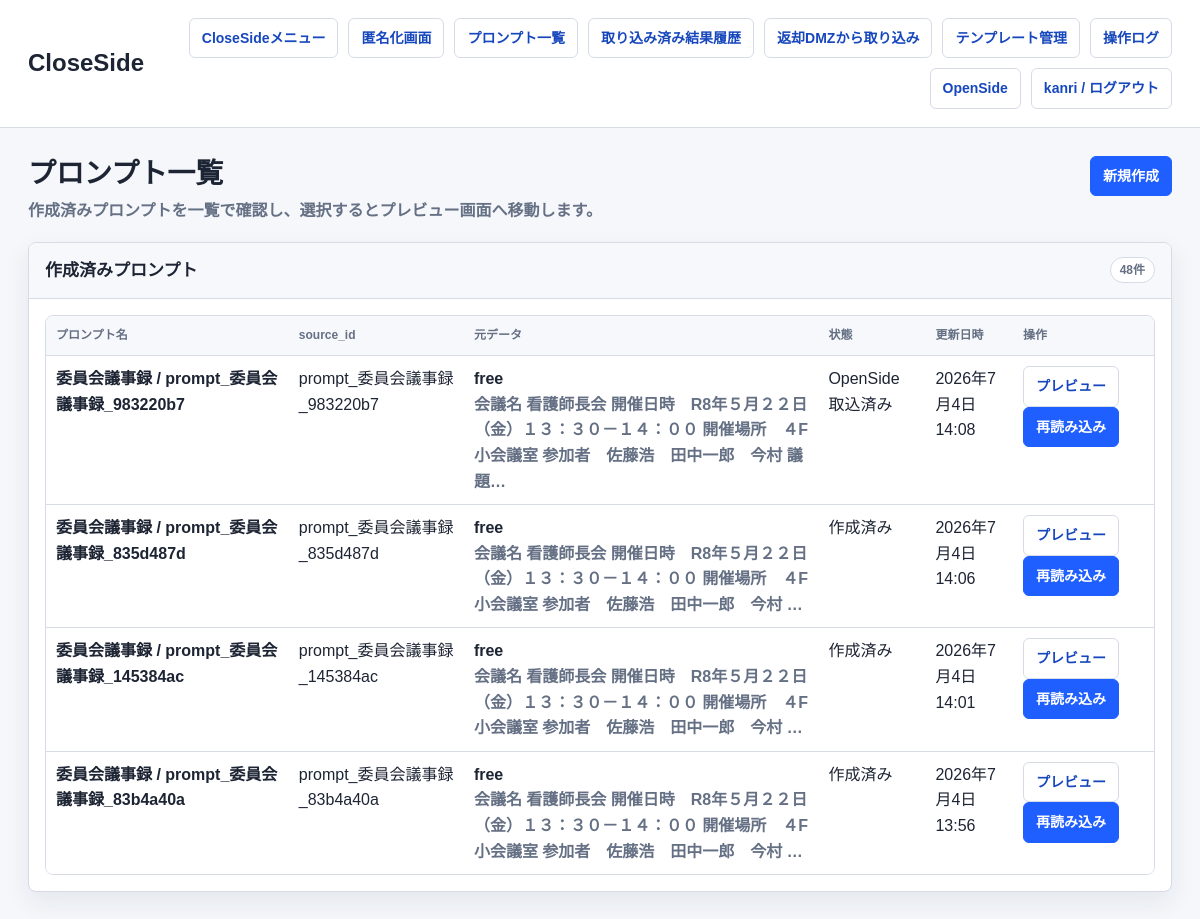
The page /close/prompts/ (signed in) on the database its author committed.
### anonymizer_app/models.py (models this page shows, shortened)
class Prompt(models.Model):
    STATUS_CHOICES = [
        ('draft', '作成済み'),
        ('sent_to_dmz', 'DMZ送信済み'),
        ('imported_to_open', 'OpenSide取込済み'),
    ]
    name = models.CharField(max_length=255)
    content = models.TextField()
    source_input_data = models.JSONField(blank=True, default=dict)
    source_id = models.CharField(max_length=255, blank=True, default='', db_index=True)
    owner = models.ForeignKey(settings.AUTH_USER_MODEL, null=True, blank=True, on_delete=models.SET_NULL)
    status = models.CharField(max_length=32, choices=STATUS_CHOICES, default='draft')
    created_at = models.DateTimeField(default=timezone.now)
    updated_at = models.DateTimeField(auto_now=True)

### close_side/views.py (the view)
# urls.py: path('prompts/', views.prompts_list, name='prompts_list'),
def prompts_list(request):
    prompts = _owned_queryset(Prompt.objects.all(), request.user).order_by('-updated_at')
    return render(request, 'anonymizer_app/prompts_list.html', {'prompts': prompts})

### anonymizer_app/network_policy.py (called while the page is built)
def network_policy() -> dict:
    return getattr(settings, 'NETWORK_POLICY', DEFAULT_NETWORK_POLICY)

def get_client_ip(request) -> str:
    forwarded_for = request.META.get('HTTP_X_FORWARDED_FOR', '')
    if getattr(settings, 'NETWORK_POLICY_TRUST_X_FORWARDED_FOR', True) and forwarded_for:
        return forwarded_for.split(',')[0].strip()
    return request.META.get('REMOTE_ADDR') or ''

def normalize_ip(value: str):
    try:
        return ip_address(value)
    except ValueError:
        return None

def _networks(cidrs: list[str]):
    networks = []
    for cidr in cidrs:
        try:
            networks.append(ip_network(cidr))
        except ValueError:
            continue
    return networks

def side_for_path(path: str) -> str:
    for side, rule in network_policy().items():
        if any(path.startswith(prefix) for prefix in rule.get('paths', [])):
            return side
    return ''

def allowed_cidrs_for_side(side: str) -> list[str]:
    rule = network_policy().get(side, {})
    cidrs = list(rule.get('cidrs', []))
    if getattr(settings, 'NETWORK_POLICY_ALLOW_LOOPBACK', False):
        cidrs.extend(LOOPBACK_CIDRS)
    return cidrs

def is_client_allowed_for_side(client_ip: str, side: str) -> bool:
    parsed = normalize_ip(client_ip)
    if parsed is None:
        return False
    return any(parsed in network for network in _networks(allowed_cidrs_for_side(side)))

    def __call__(self, request):
        side = side_for_path(request.path_info)
        if not side or not getattr(settings, 'NETWORK_POLICY_ENFORCED', True):
            return self.get_response(request)
        client_ip = get_client_ip(request)
        if is_client_allowed_for_side(client_ip, side):
            request.network_segment = side
            request.client_ip = client_ip
            return self.get_response(request)
        self._log_denied_request(request, side, client_ip)
        label = network_policy().get(side, {}).get('label', side)
        return HttpResponseForbidden(f'{label} へのアクセス元ネットワークが許可されていません。')

### close_side/views.py (called while the page is built)
def _is_admin(user) -> bool:
    return bool(user.is_staff or user.is_superuser)

def _owned_queryset(queryset, user):
    if _is_admin(user):
        return queryset
    return queryset.filter(owner=user)

### anonymizer_app/templates/anonymizer_app/prompts_list.html (shortened to what this page needs)
{% extends "anonymizer_app/base.html" %}
{% block brand %}CloseSide{% endblock %}
{% block page_title %}プロンプト一覧{% endblock %}
{% block page_subtitle %}<p class="page-subtitle">作成済みプロンプトを一覧で確認し、選択するとプレビュー画面へ移動します。</p>{% endblock %}
{% block page_actions %}
  <a class="button primary" href="{% url 'close_side:prompt_create' %}">新規作成</a>
{% endblock %}
{% block content %}
  <section class="panel">
    <div class="panel-header">
      <h3 class="panel-title">作成済みプロンプト</h3>
      <span class="badge">{{ prompts|length }}件</span>
    </div>
    <div class="panel-body">
      {% if prompts %}
        <div class="table-scroll">
          <table>
            <thead>
              <tr>
                <th>プロンプト名</th>
                <th>source_id</th>
                <th>元データ</th>
                <th>状態</th>
                <th>更新日時</th>
                <th>操作</th>
              </tr>
            </thead>
            <tbody>
              {% for p in prompts %}
                <tr>
                  <td><strong>{{ p.name }}</strong></td>
                  <td>{{ p.source_id|default:"-" }}</td>
                  <td>
                    {% if p.source_input_data %}
                      <strong>{{ p.source_input_data.input_mode|default:"-" }}</strong><br>
                      <span class="muted">{{ p.source_input_data.text|default:"-"|truncatechars:70 }}</span>
                    {% else %}
                      <span class="muted">元データなし</span>
                    {% endif %}
                  </td>
                  <td>{{ p.get_status_display }}</td>
                  <td>{{ p.updated_at }}</td>
                  <td>
                    <a class="button" href="{% url 'close_side:prompt_preview' pk=p.pk %}">プレビュー</a>
                    {% if p.source_input_data %}
                      <a class="button primary" href="{% url 'close_side:home' %}?reload_prompt_id={{ p.pk }}">再読み込み</a>
                    {% endif %}
                  </td>
                </tr>
              {% endfor %}
            </tbody>
          </table>
        </div>
      {% else %}
        <p class="empty">プロンプトがありません。</p>
      {% endif %}
    </div>
  </section>
{% endblock %}

### anonymizer_app/templates/anonymizer_app/base.html (shortened to what this page needs)
<!DOCTYPE html>
<html lang="ja">
<head>
</head>
<body>
  <header class="app-header">
    <div class="header-inner">
      <h1 class="brand-title">{% block brand %}匿名化システム{% endblock %}</h1>
      <nav class="top-nav" aria-label="主要メニュー">
        {% if request.resolver_match.namespace == 'open_side' %}
          <a class="nav-link" href="{% url 'open_side:menu' %}">OpenSideメニュー</a>
          <a class="nav-link" href="{% url 'open_side:dmz_list' %}">プロンプト一覧</a>
          {% if request.user.is_staff or request.user.is_superuser %}
            <a class="nav-link" href="{% url 'open_side:operation_logs' %}">操作ログ</a>
          {% endif %}
          <a class="nav-link" href="{% url 'close_side:menu' %}">CloseSide</a>
          <form method="post" action="{% url 'open_side:logout' %}">
            {% csrf_token %}
            <button type="submit">{{ request.user.username }} / ログアウト</button>
          </form>
        {% else %}
          <a class="nav-link" href="{% url 'close_side:menu' %}">CloseSideメニュー</a>
          <a class="nav-link" href="{% url 'close_side:home' %}">匿名化画面</a>
          <a class="nav-link" href="{% url 'close_side:prompts_list' %}">プロンプト一覧</a>
          <a class="nav-link" href="{% url 'close_side:result_history_list' %}">取り込み済み結果履歴</a>
          <a class="nav-link" href="{% url 'close_side:result_import_list' %}">返却DMZから取り込み</a>
          <a class="nav-link" href="{% url 'close_side:templates_list' %}">テンプレート管理</a>
          {% if request.user.is_staff or request.user.is_superuser %}
            <a class="nav-link" href="{% url 'close_side:operation_logs' %}">操作ログ</a>
          {% endif %}
          <a class="nav-link" href="{% url 'open_side:menu' %}">OpenSide</a>
          <form method="post" action="{% url 'close_side:logout' %}">
            <button type="submit">{{ request.user.username }} / ログアウト</button>
          </form>
        {% endif %}
      </nav>
    </div>
  </header>
  <main class="content">
    <div class="page-head">
      <div>
        <h2 class="page-title">{% block page_title %}{% endblock %}</h2>
        {% block page_subtitle %}{% endblock %}
      </div>
      <div class="actions">{% block page_actions %}{% endblock %}</div>
    </div>
    {% block content %}{% endblock %}
  </main>
</body>
</html>

### anonymizer_app/templates/anonymizer_app/base.html (style rules this page uses)
* { box-sizing: border-box; }
:root { --bg: #f5f7fb; --panel: #fff; --surface: #f7f8fb; --line: #d6dbe6; --line-strong: #a8b1c2; --text: #1d2433; --muted: #657084; --blue: #1f5eff; --blue-dark: #1747bd; --green: #138a5b; --danger: #b42318; --amber: #a96a00; --shadow: 0 10px 26px rgba(29, 36, 51, 0.08); }
body { margin: 0; background: var(--bg); color: var(--text); font-family: Arial, "Hiragino Kaku Gothic ProN", "Yu Gothic", Meiryo, sans-serif; font-size: 16px; line-height: 1.6; }
a { color: var(--blue-dark); font-weight: 700; text-decoration-thickness: 2px; text-underline-offset: 4px; }
button, input, textarea, select { font: inherit; }
.app-header { position: sticky; top: 0; z-index: 10; border-bottom: 1px solid var(--line); background: rgba(255, 255, 255, 0.94); backdrop-filter: blur(10px); }
.header-inner, .content { max-width: 1240px; margin: 0 auto; padding: 18px 28px; }
.header-inner { display: flex; justify-content: space-between; gap: 20px; align-items: center; }
.brand-title { margin: 0; font-size: 24px; font-weight: 800; letter-spacing: 0; }
.top-nav { display: flex; flex-wrap: wrap; gap: 10px; justify-content: flex-end; align-items: center; }
.top-nav form, .inline-form { margin: 0; display: inline-flex; }
.nav-link, .button, button { display: inline-flex; align-items: center; justify-content: center; min-height: 38px; border: 1px solid var(--line); border-radius: 6px; background: #fff; color: var(--blue-dark); padding: 8px 12px; font-size: 14px; font-weight: 800; text-decoration: none; cursor: pointer; white-space: nowrap; transition: background 120ms ease, border-color 120ms ease, color 120ms ease, transform 120ms ease; }
.primary { border-color: var(--blue); background: var(--blue); color: #fff; }
.content { padding-top: 28px; padding-bottom: 40px; }
.page-head { display: flex; justify-content: space-between; gap: 20px; align-items: flex-start; margin-bottom: 18px; }
.page-title { margin: 0; font-size: 28px; line-height: 1.3; }
.page-subtitle { margin: 6px 0 0; color: var(--muted); font-weight: 700; }
.actions { display: flex; flex-wrap: wrap; gap: 10px; align-items: center; }
.panel, .card { border: 1px solid var(--line); border-radius: 8px; background: var(--panel); box-shadow: var(--shadow); overflow: hidden; }
.panel-header { display: flex; justify-content: space-between; gap: 12px; align-items: center; min-height: 54px; border-bottom: 1px solid var(--line); background: var(--surface); padding: 14px 16px; }
.panel-title { margin: 0; font-size: 17px; font-weight: 800; }
.panel-body, .card { padding: 16px; }
.table-scroll { overflow: auto; overflow-x: hidden; max-height: min(58vh, 560px); border: 1px solid var(--line); border-radius: 8px; background: #fff; }
table { width: 100%; border-collapse: collapse; background: #fff; }
th, td { border-bottom: 1px solid var(--line); padding: 10px; text-align: left; vertical-align: top; }
th { color: var(--muted); background: var(--surface); font-size: 12px; font-weight: 800; }
.badge { display: inline-flex; align-items: center; min-height: 26px; border: 1px solid var(--line); border-radius: 999px; background: #fff; color: var(--muted); padding: 2px 9px; font-size: 12px; font-weight: 800; white-space: nowrap; }
.muted { color: var(--muted); font-weight: 700; }

### rows shown on the page
Prompt: name "委員会議事録 / prompt_委員会議事録_983220b7", source_id "prompt_委員会議事録_983220b7", source_input_data.input_mode "free", source_input_data.text "会議名 看護師長会 開催日時 R8年５月２２日（金）１３：３０－１４：００ 開催場所 ４F小会議室 参加者 佐藤浩 田中一郎 今村 議題…", status "OpenSide取込済み", updated_at "2026年7月4日14:08"
Prompt: name "委員会議事録 / prompt_委員会議事録_835d487d", source_id "prompt_委員会議事録_835d487d", source_input_data.input_mode "free", source_input_data.text "会議名 看護師長会 開催日時 R8年５月２２日（金）１３：３０－１４：００ 開催場所 ４F小会議室 参加者 佐藤浩 田中一郎 今村 …", status "作成済み", updated_at "2026年7月4日14:06"
Prompt: name "委員会議事録 / prompt_委員会議事録_145384ac", source_id "prompt_委員会議事録_145384ac", source_input_data.input_mode "free", source_input_data.text "会議名 看護師長会 開催日時 R8年５月２２日（金）１３：３０－１４：００ 開催場所 ４F小会議室 参加者 佐藤浩 田中一郎 今村 …", status "作成済み", updated_at "2026年7月4日14:01"
Prompt: name "委員会議事録 / prompt_委員会議事録_83b4a40a", source_id "prompt_委員会議事録_83b4a40a", source_input_data.input_mode "free", source_input_data.text "会議名 看護師長会 開催日時 R8年５月２２日（金）１３：３０－１４：００ 開催場所 ４F小会議室 参加者 佐藤浩 田中一郎 今村 …", status "作成済み", updated_at "2026年7月4日13:56"

### other values the page prints
{{ request.user.username }} "kanri"
{{ prompts|length }} "48"
